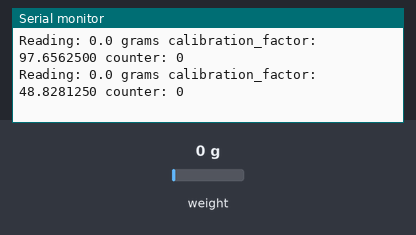
Bench run of a sketch on a simulated ESP8266 (NodeMCU). On the bench: the last lines printed to the serial monitor. Inputs (shaded band) come from the test bench; at power-on: weight on the scale 0 g.

Above: at 11.2 s.
11.3 s: weight on the scale set to 100 g
At 11.31 s:
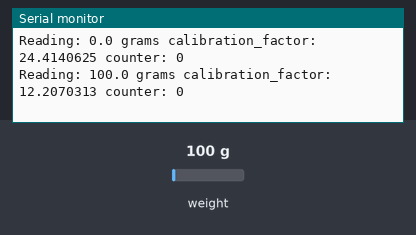
12.8 s: weight on the scale set to 1250 g
At 12.82 s:
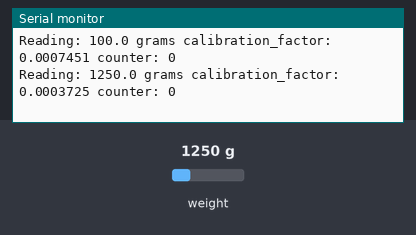
Timing chart, 0 to 15.8 s (numbered marks = the images above; inputs shaded):
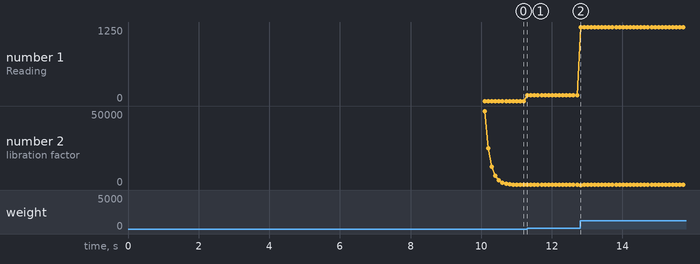

The sketch:

Scale_AutoCalibration_v2.ino
```cpp
/*
 NodeMCU-32S
 ESP32 pin 12 -> HX711 CLK
 ESP32 pin 14 -> DOUT
 5V -> VCC
 GND -> GND
*/


  #include "HX711.h"
  #include <math.h>


  #define RANGE_BOUND 100000.0
  #define VALIDATION_THRESHOLD 50

  #define DOUT  33
  #define CLK  12

  HX711 scale;

  //Function names use underscore notation
  void set_calibration_factor(float calibrationFactor);
  float find_calibration_factor(float knownMeasurement, int decimalPlaces);
  float get_calibration_factor(void);
  void restart(void);

  /* These were made into local variables inside find_calibration_factor()
  int counter = 0;
  */
  float lowerBound = 0.0; //-1 * RANGE_BOUND;
  float upperBound = RANGE_BOUND;
  float calibration_factor = (lowerBound + upperBound)/2;

 void setup()
  {
    Serial.begin(115200);

    Serial.println("Remove all weight from the scale now.");
    delay(3000);

    Serial.println("HX711 calibration sketch");

    Serial.println("Zeroing out the scale...");
    scale.begin(DOUT, CLK);
    scale.set_scale();
    scale.tare(); //Reset the scale to 0

    long zero_factor = scale.read_average(); //Get a baseline reading
    Serial.print("Zero factor: "); //This can be used to remove the need to tare the scale. Useful in permanent scale projects.
    Serial.println(zero_factor);

    Serial.println("Please place the known weight on the scale.");

    delay(5000);

    Serial.println("Calibration in progress...");

  }

  void loop()
  {
    scale.set_scale(calibration_factor); //Adjust to this calibration factor

    set_calibration_factor(find_calibration_factor(1000,0)); // 113 is the known weight and 0 is the decimal places wanted for acccuracy


    Serial.println("Calibration complete.");
    Serial.print("Calibration Factor: ");
    Serial.println(get_calibration_factor(),4); //4 is the decimal point places wanted for display

   // restart();

  }


  void set_calibration_factor(float calibrationFactor)
  {
    calibration_factor = calibrationFactor;
  }

  float find_calibration_factor(float knownMeasurement, int decimalPlaces)
  {
      int counter = 0;
      float decimalPlacesLinear = pow(10, (-1 * (decimalPlaces + 1)));
      float scaleOutput = 0.00;
      float equalityError = 0.00;

      while(counter < VALIDATION_THRESHOLD)
    {
      scale.set_scale(calibration_factor); //Adjust to this calibration factor

      scaleOutput = fabs(scale.get_units());
      equalityError = fabs(scaleOutput - knownMeasurement);

         /*******************************************************DEBUGGING***************************************************************/
      Serial.print("Reading: ");
      Serial.print(scaleOutput,1); //units to 3 decimal points
      Serial.print(" grams"); //Change this to grams and re-adjust the calibration factor if you follow SI units like a sane person
      Serial.print(" calibration_factor: ");
      Serial.print(get_calibration_factor(),7); //7 is precision required
      Serial.print(" counter: ");
      Serial.print(counter);
      Serial.println();
      /*******************************************************************************************************************************/

      if(equalityError <= decimalPlacesLinear)
      {
        counter++;
      }
      else if(scaleOutput > knownMeasurement)
      {
        lowerBound = calibration_factor;
        calibration_factor = (lowerBound + upperBound)/2;
        counter = 0;
      }
      else
      {
        upperBound = calibration_factor;
        calibration_factor = (lowerBound + upperBound)/2;
        counter = 0;
      }

    }
    return calibration_factor;
  }

  float get_calibration_factor(void)
  {
    return calibration_factor;
  }

  void restart()
  {
    char restart = 0;

    Serial.println("Enter any character other than 0 to restart calibration: ");

    while(restart == 0)
    {
      if(Serial.available() && (Serial.read() != '0'))
      {
        restart = 1;
        lowerBound = -1 * RANGE_BOUND;
        upperBound = RANGE_BOUND;
        calibration_factor = (lowerBound + upperBound)/2 +1;
        Serial.println("Restarting...");
        setup();
      }
    }
  }
```

Measured:
- after the input at 11.3 s, the serial monitor: prints a new line at once (image 1)
- after the input at 12.8 s, the serial monitor: prints a new line at once (image 2)
- plotted number 1: 0 → 100 after the input at 11.3 s, 100 → 1250 after the input at 12.8 s
